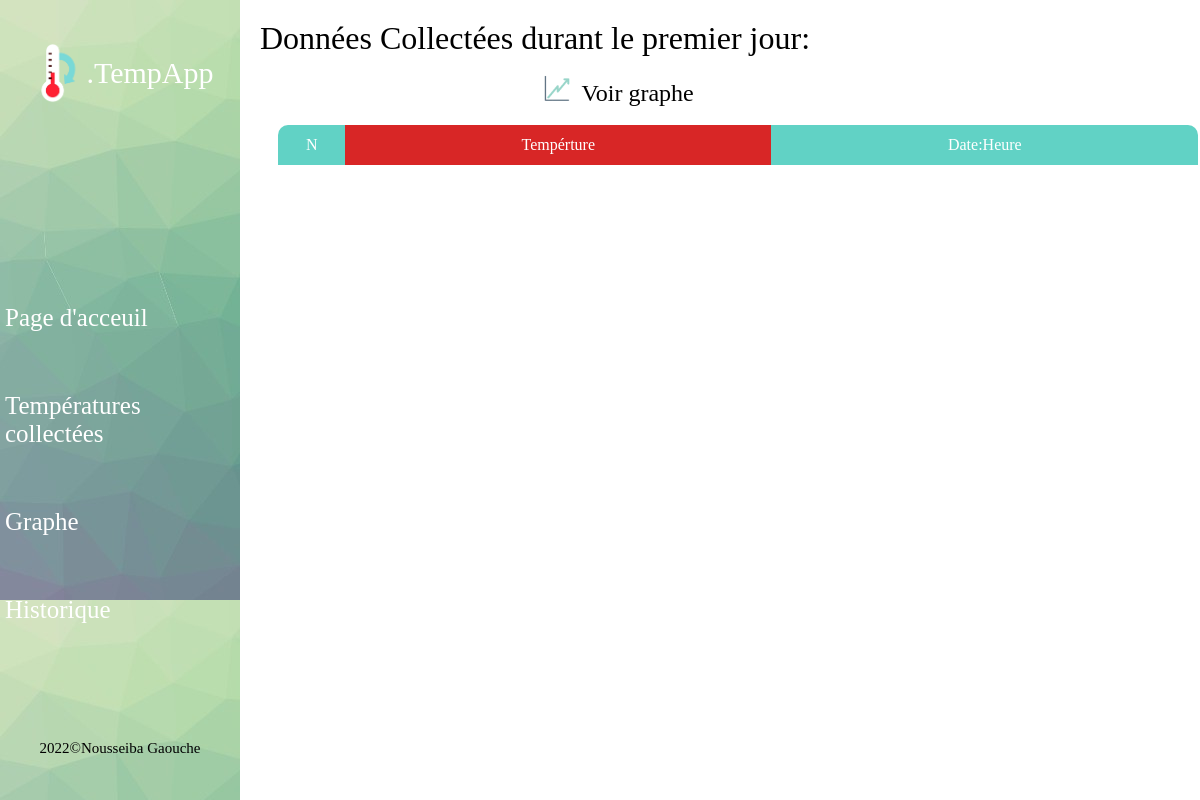
/jr3/, run on an earlier commit of the app's database.
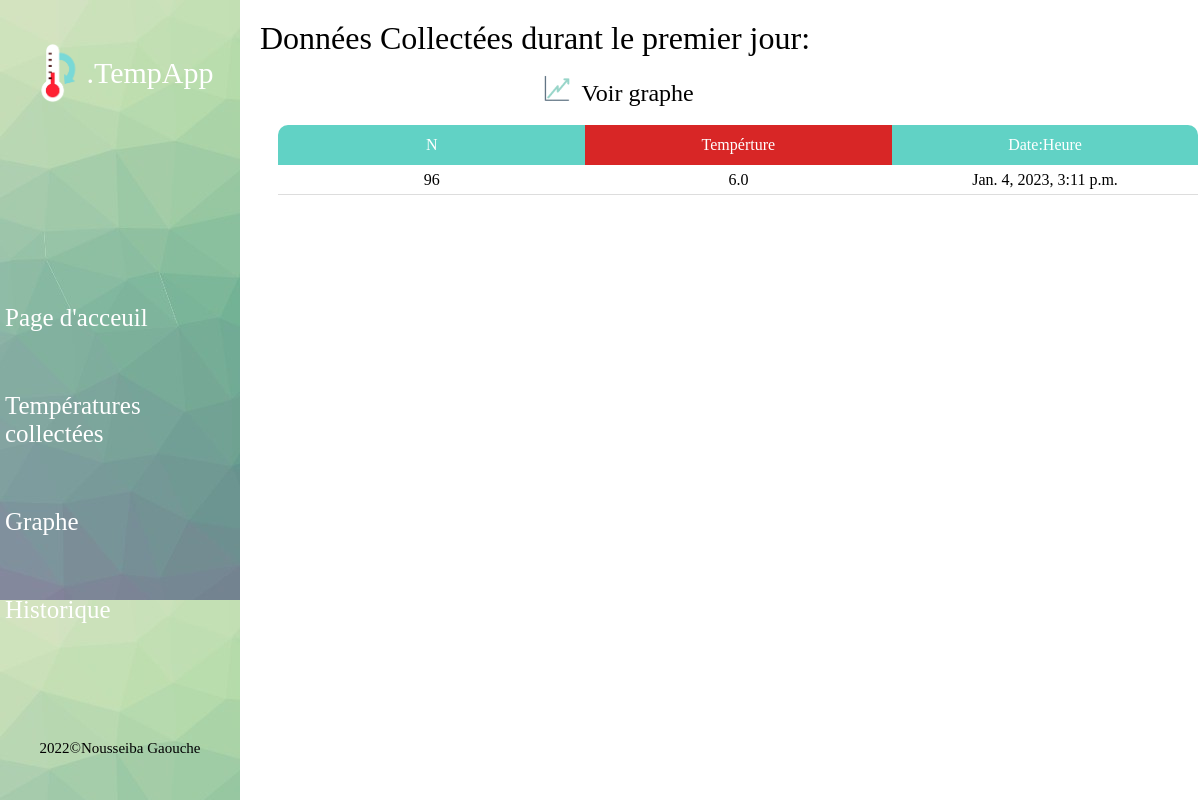
And on a later commit of the database.
### app/models.py (models this page shows, shortened)
class Dht(models.Model):
    temp = models.FloatField(null=True)
    dt = models.DateTimeField(auto_now_add=True,null=True)

### app/views.py (the view)
# urls.py: path('jr3/', views.data72, name='jr3'),
def data72(request):
    jr3 = Dht.objects.all()[64:96]
    s3={'jr3':jr3}
    return render(request, 'jour3.html',s3)

### app/templates/jour3.html (shortened to what this page needs)
<!DOCTYPE html>
{% load static %}
<html lang="en">
  <head>
    <link rel="stylesheet" href="{% static 'css/index2-3.css'%}"  />
  </head>
  <body>
    <div class="container">
      <div class="menu">
        <div class="logo">
          <img src="{% static 'images/thermo1.png'%}" width="60px"/>
          <p><a href="{% url 'data'%}"><h2>.TempApp</h2></p>
        </div>
        <ul>
          <li><a href="{% url 'data'%}">Page d'acceuil</a></li>
          <li><a href="{% url 'data2'%}">Températures collectées </a></li>
          <li><a href="{% url 'data3'%}">Graphe</a></li><br>
          <li><a href="{% url 'historique'%}">Historique</a></li>
        </ul>
        <span>2022©Nousseiba Gaouche</span>
      </div>
      <div class="stats-container">
        <div class="table-container">
          <h1 style="margin-bottom: 10px">Données Collectées durant le premier jour:</h1>
          <span class="titre"><img src="{% static 'images/gra.png'%}" width="40px" /><a href="{% url 'jr3Graphe'%}"> Voir graphe </a></span>
          <table>
            <tr>
              <th class="n">N</th>
              <th class="temp">Tempérture</th>
              <th class="date">Date:Heure</th>
            </tr>
            <tbody>
              {% for i in jr3 %}
                <tr>
                <td>{{i.id}}</td>
                <td>{{i.temp}}</td>
                <td>{{i.dt}}</td>
              {%endfor%}
            </tbody>
          </table>
        </div>
      </div>
    </div>
  </body>
</html>

What changed in the data, as far as the page shows it:
added Dht: id "96", temp "6.0", dt "Jan. 4, 2023, 3:11 p.m."
